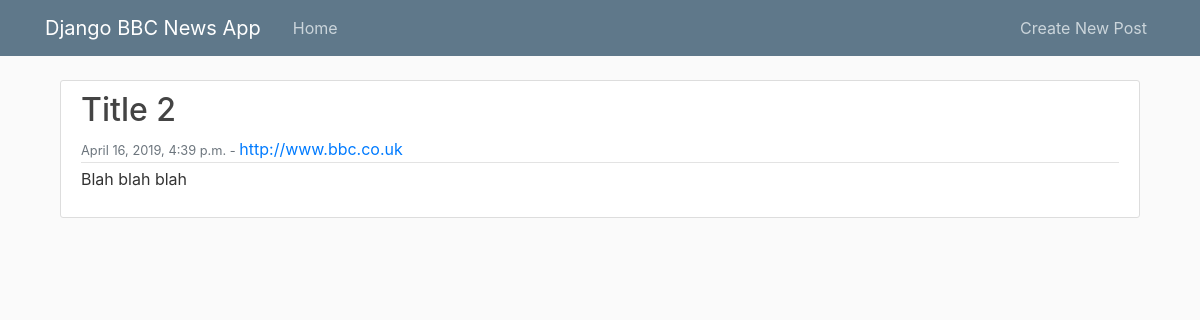
Screenshot of /post/2 with the database file from the repository.
### news_app/models.py (models this page shows, shortened)
class Post(models.Model):
    url = models.CharField(max_length=200)
    title = models.CharField(max_length=200)
    text = models.TextField()
    date = models.DateTimeField()

### news_app/views.py (the view)
# urls.py: path('post/<int:pk>', PostDetailView.as_view(), name='post-detail'),
class PostDetailView(DetailView):
    model = Post

### news_app/templates/news_app/post_detail.html
{% extends "news_app/base.html" %}
{% block content %}
    <div class="container">
        <article class="media content-section">
            <div class="media-body">
                <div class="article-metadata">
                    <h2 class="article-title">{{ object.title }}</h2>
                    <small class="text-muted">{{ object.date }} - </small>
                    <a class="mr-2" href="{{ object.url }}">{{ object.url }}</a>
                </div>
            <p class="article-content">{{ post.text }}</p>
            </div>
        </article>
    </div>
{% endblock %}

### news_app/static/news_app/main.css (style rules this page uses)
body { background: #fafafa; color: #333333; margin-top: 5rem; }
h1, h2, h3, h4, h5, h6 { color: #444444; }
.content-section { background: #ffffff; padding: 10px 20px; border: 1px solid #dddddd; border-radius: 3px; margin-bottom: 20px; }
.article-title { color: #444444; }
.article-content { white-space: pre-line; }
.article-metadata { padding-bottom: 1px; margin-bottom: 4px; border-bottom: 1px solid #e3e3e3 }

### rows the page displays
Post: title "Title 2", date "April 16, 2019, 4:39 p.m.", url "http://www.bbc.co.uk", text "Blah blah blah"
